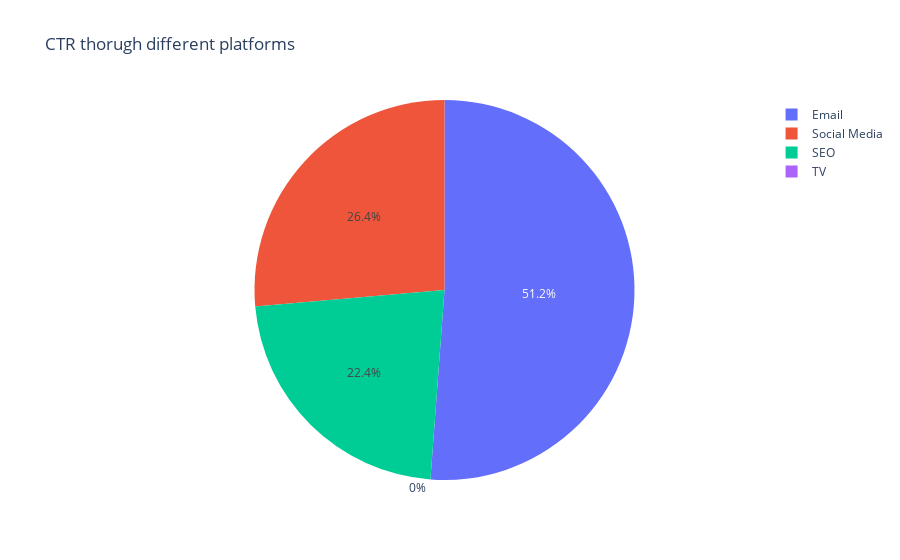

Here is the notebook cell this chart was saved with:
### Markdown cell above
#### As we can see in the above table, the highest signup rate is through social media platform with 0.23%, followed by Email with 0.20%. Although, signup rate is high in social media campaigning, CTR is very high for campaining through Email, also CPC is lowest of all with 0.049$. Hence to increase brand awareness we should consider reallocation of budget for platforms, we can also observe that signup rate is very low for campaining through TV and CAC is very high with 10.47$.

### Code cell
# df_platform.reset_index()
fig =px.pie(
    data_frame=df_platform.reset_index(),
    names="platform",
    values="click_through_rate",
    title="CTR thorugh different platforms"
    )
fig.show()
fig.write_html("C:/Users/karthikeya/health_tech_analytics/plots/CTR thorugh different platforms.html")
fig.write_image("C:/Users/karthikeya/health_tech_analytics/plots/CTR thorugh different platforms.jpeg")

### Figure 1 — Plotly figure (JSON) as saved in the notebook; plotly's stock layout.template omitted (floating-point values rounded to 4 significant figures)
{"data": [{"domain": {"x": [0, 1], "y": [0, 1]}, "hovertemplate": "platform=%{label}<br>click_through_rate=%{value}<extra></extra>", "labels": ["Social Media", "Email", "SEO", "TV"], "legendgroup": "", "name": "", "showlegend": true, "type": "pie", "values": [8.617, 16.71, 7.322, 0]}], "layout": {"legend": {"tracegroupgap": 0}, "title": {"text": "CTR thorugh different platforms"}}}
